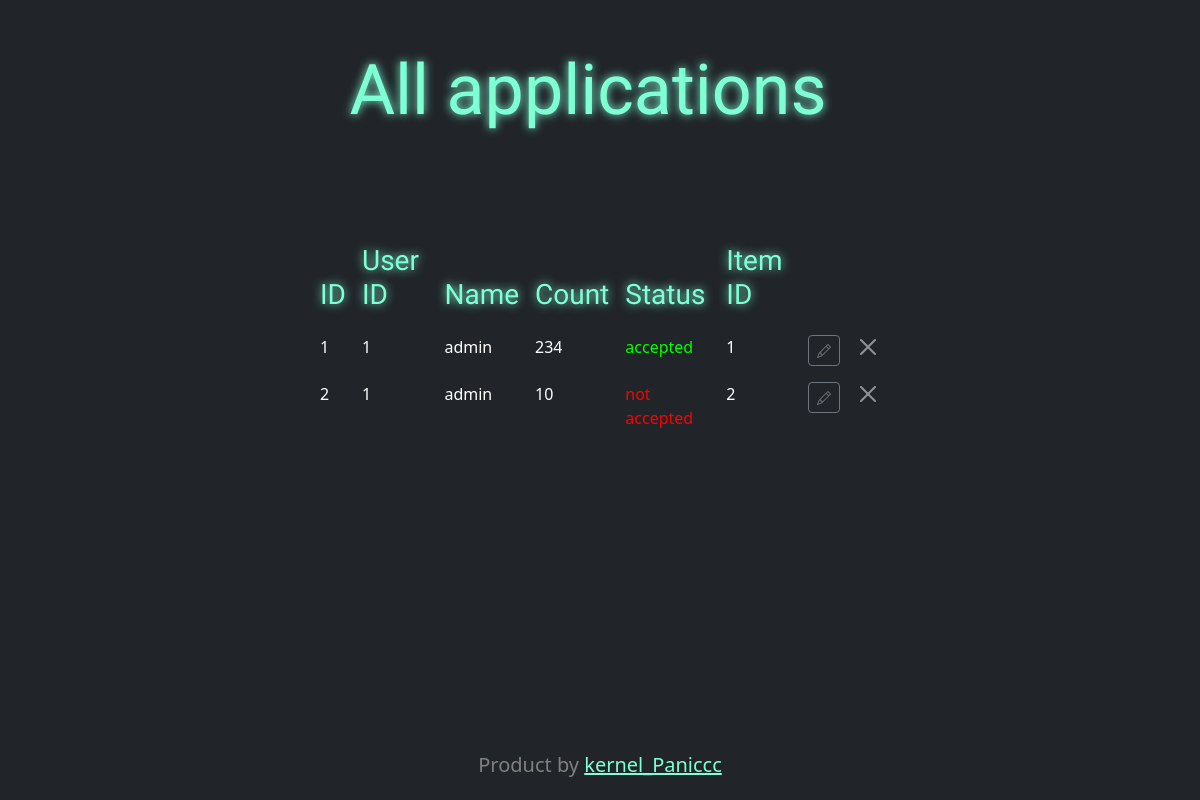
The page /admin/get_user_applet (signed in) on the database as committed earlier.
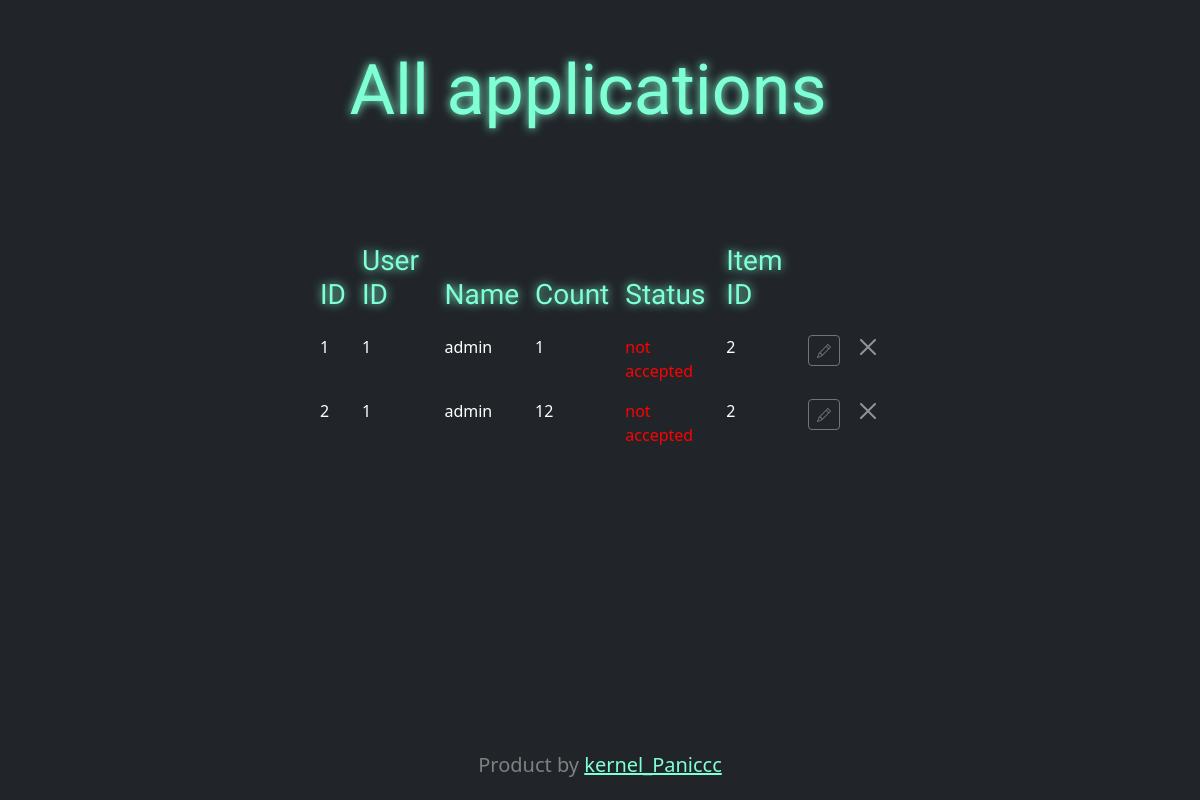
The same page on the database as committed later.
### src/models.py (models this page shows, shortened)
class Aplications(db.Model):
    id = db.Column(db.Integer, primary_key=True)
    user_id = db.Column(db.Integer, nullable=False)
    count = db.Column(db.Integer, nullable=False)
    name = db.Column(db.String(128), nullable=False)
    status = db.Column(db.String(50), nullable=False)
    item_id = db.Column(db.Integer, default=0)

### src/admin_routers.py (the view)
@app.route('/admin/get_user_applet', methods=['GET', 'POST'])
@login_required
@admin_required
def get_user_applet():
    applet = Aplications.query.all()
    return render_template('get_user_applet.html', applets=applet)

### src/models.py (called while the page is built)
def admin_required(f):
    @wraps(f)
    def decorated_function(*args, **kwargs):
        if not current_user.is_admin():
            flash("У вас нет доступа к этой странице.", category='error')
            return redirect('/')
        return f(*args, **kwargs)
    return decorated_function

@manager.user_loader
def load_user(user_id):
    return User.query.get(user_id)

    def is_admin(self):
        return self.role == 'admin'

### src/templates/get_user_applet.html (shortened to what this page needs)
{% extends 'base.html' %}
{% block content %}
<div class="container-fluid text-center">
      <div class="row align-items-start">
          <div class="row gy-4">
              <h1 style="font-size: 70px" class="main_text">
                  All applications
              </h1>
          </div>
      </div>
  </div>
        <div class="container-fluid mt-5">
    <div class="row justify-content-center">
    <div class="col-6">
    <br><br>
        <table class="table table-borderless">
          <thead>
            <tr>
                <th class="main_text" style="color: aquamarine" scope="col"><h3>ID</h3></th>
                <th class="main_text" style="color: aquamarine" scope="col"><h3>User ID</h3></th>
                <th class="main_text" style="color: aquamarine" scope="col"><h3>Name</h3></th>
                <th class="main_text" style="color: aquamarine" scope="col"><h3>Count</h3></th>
                <th class="main_text" style="color: aquamarine" scope="col"><h3>Status</h3></th>
                <th class="main_text" style="color: aquamarine" scope="col"><h3>Item ID</h3></th>
            </tr>
          </thead>
          <tbody>
            <tr>
                {% for app in applets %}
                    <td>{{ app.id }}</td>
                    <td>{{ app.user_id }}</td>
                    <td>{{ app.name }}</td>
                    <td>{{ app.count }}</td>
                    <td
                        {% if app.status == 'not accepted' %}style="color: red;"
                        {% elif app.status == 'accepted' %}style="color: lime;"
                        {% endif %}>
                        <a style="color: inherit; text-decoration: none;">
                            {{ app.status }}
                        </a>
                    </td>
                    <td>{{ app.item_id }}</td>
                <td>
                     <button  type="button" class="btn btn-outline-secondary btn-sm" data-toggle="modal" data-target="#editModal{{ app.id }}">
                        <i class="bi bi-pencil"></i>
                    </button>
                </td>
                <td>
                    <a  type="button" class="btn-close" aria-label="Close"
                        href="{{ url_for('delited_applet', applet_id=app.id) }}">
                    </a>
                    </td>
            </tr>
          {% endfor %}
          </tbody>
        </table>
    </div>
    </div>
    </div>
{% endblock %}

Rows that differ between the two databases and show on the page:
changed Aplications id 1: count "234" → "1"; status "accepted" → "not accepted"; item_id "1" → "2"
changed Aplications id 2: count "10" → "12"
